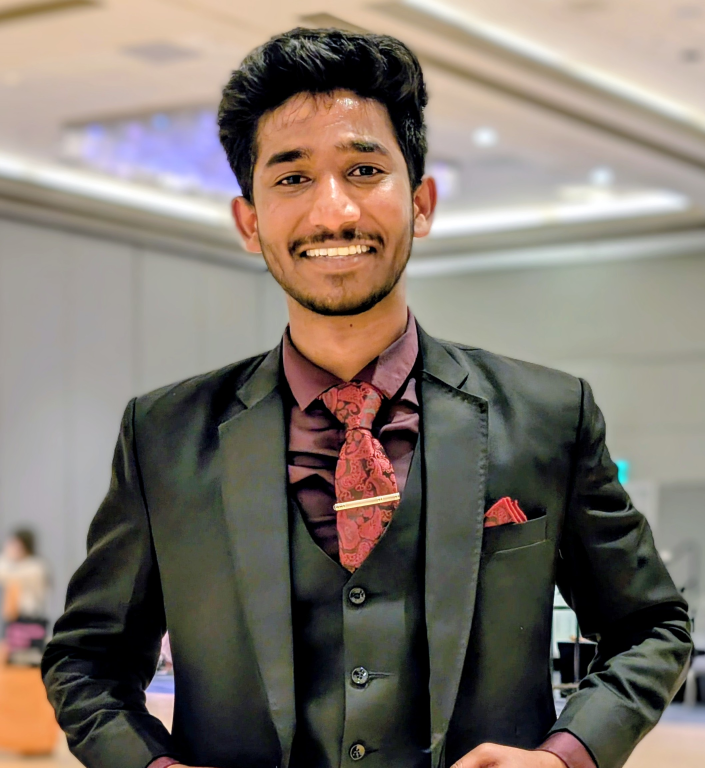
#> input picture assets/images/profile.jpg, 2115 x 2303 px (shown at 1/3 size)
$ python get_colors.py
#> lines starting #> are read from the running program, lines starting #| are printed output that depends on the picture
import sys
try:
    from PIL import Image
    import collections

    img = Image.open('assets/images/profile.jpg')
#> img is the input picture: PIL image 2115x2303 RGB; mean R, G, B 126.2, 116.5, 107.2
    img = img.convert('RGB')
    img.thumbnail((100, 100))
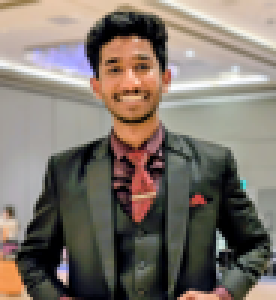
#> img: PIL image 92x100 RGB (shown 3 times larger); mean R, G, B 126.3, 116.5, 107.2
    colors = img.getcolors(10000)
#> colors = 7639 items
    colors.sort(reverse=True)
    print("Top colors:")
    for count, color in colors[:10]:
        print(f"#{color[0]:02x}{color[1]:02x}{color[2]:02x} (Count: {count})")
#> this loop made 10 passes
#> (count, color) on passes 1 to 10: (127, (0, 0, 0)), (50, (0, 0, 1)), (29, (0, 0, 2)), (19, (0, 0, 3)), (17, (168, 164, 161)), (15, (168, 168, 160)), (14, (164, 161, 156)), (11, (168, 166, 153)), (11, (167, 165, 152)), (11, (164, 160, 157))
#| #000000 (Count: 127)
#| #000001 (Count: 50)
#| #000002 (Count: 29)
#| #000003 (Count: 19)
#| #a8a4a1 (Count: 17)
#| #a8a8a0 (Count: 15)
#| #a4a19c (Count: 14)
#| #a8a699 (Count: 11)
#> (further printed lines are left out)
except ImportError:
    print("Pillow not installed")
